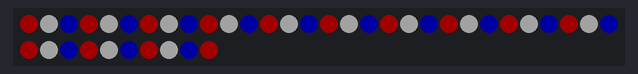
Recording of a sketch running on a simulated Arduino Uno, built with avr-gcc and run on an emulated ATmega328P. On the bench: 40 RGB LEDs in strip order, left to right, continuing on the next row. Dim RGB values are drawn brighter than linear.

Above: at 0.01 s.
At 0.75 s:
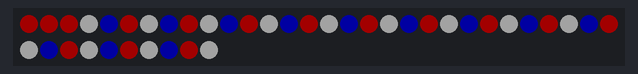
At 1.49 s:
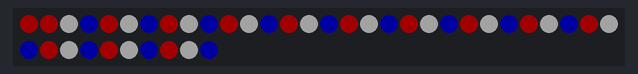
At 3.08 s:
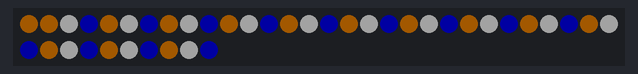
At 4.67 s:
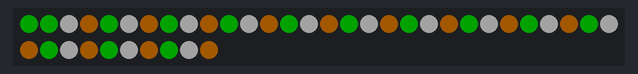
At 6.26 s:
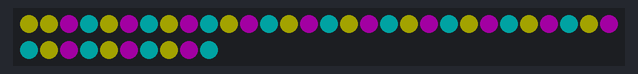

The sketch:

theaterUSA.ino
```cpp
/*
  <theaterUSA.ino> - This program creates a three color theaterChase.
  Each third pixel alternates between three colors at the brightness/rate specified.
  Created by Ryan Speciale. July 3, 2014.
*/

#include <Adafruit_NeoPixel.h>

#define PIN 6
Adafruit_NeoPixel strip = Adafruit_NeoPixel(40, PIN, NEO_GRB + NEO_KHZ800);

static uint8_t rate = 50; // pixel refresh rate
static int brightness = 35; // overall strip brightness

// **** RGB Color Constants ****
   uint32_t off = strip.Color(000, 000, 000);
   uint32_t blu = strip.Color(000, 000, 255);
   uint32_t red = strip.Color(255, 000, 000);
   uint32_t wht = strip.Color(255, 255, 255);
   uint32_t org = strip.Color(255, 140, 000);
   uint32_t grn = strip.Color(000, 255, 000);
   uint32_t ylw = strip.Color(255, 255, 000);
   uint32_t cyn = strip.Color(000, 255, 255);
   uint32_t vlt = strip.Color(255, 000, 255);

//******************************

void setup() {
  strip.begin();
  strip.setBrightness(brightness); // overall brightness of all LEDs
  strip.show(); // initialize all pixels
}

void loop() {

  theaterChase(red, wht, blu, rate);
  theaterChase(org, wht, blu, rate);
  theaterChase(grn, wht, org, rate);
  theaterChase(ylw, vlt, cyn, rate);

}


//---- theaterChase, three-color ----
//---- 3 colors passed, along with delay in ms ----
void theaterChase(uint32_t c1, uint32_t c2, uint32_t c3, uint8_t wait) {
  for (int j=0; j<10; j++) {  //do 10 cycles of chasing
    for (int q=0; q < 3; q++) {
      for (int i=0; i < strip.numPixels(); i=i+3) {
        strip.setPixelColor(i+q, c1);    //turn every third pixel on
      }
      for (int i=1; i < strip.numPixels(); i=i+3) {
        strip.setPixelColor(i+q, c2);    //turn every third pixel on
      }
      for (int i=2; i < strip.numPixels(); i=i+3) {
        strip.setPixelColor(i+q, c3);    //turn every third pixel on
      }

      strip.show();

      delay(wait);
    }
  }
}
```

Measured:
- by itself, everything shown: repeats every 6.4 s, in 120 steps
